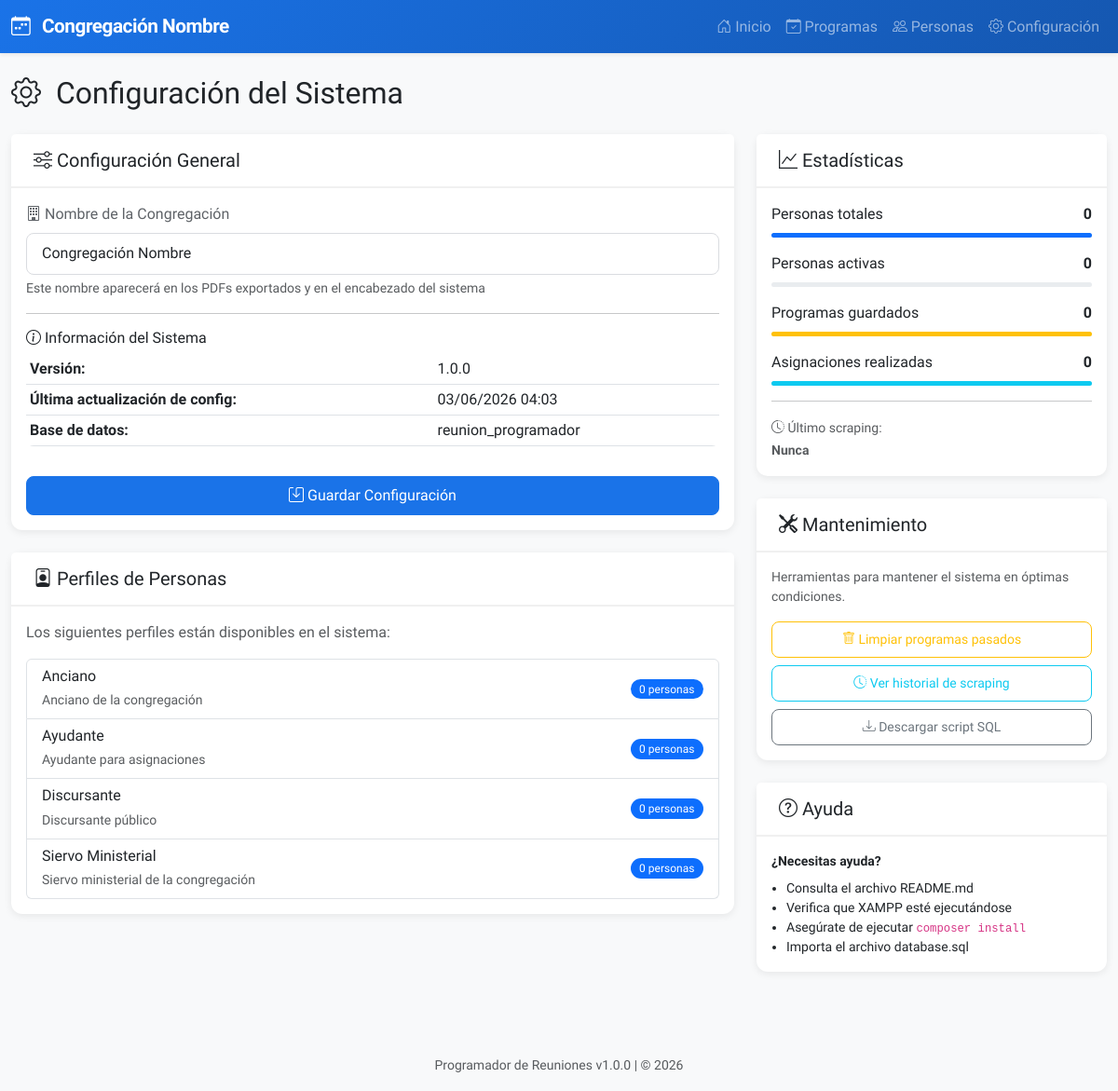
/pages/configuracion.php, run on an earlier commit of the app's database.
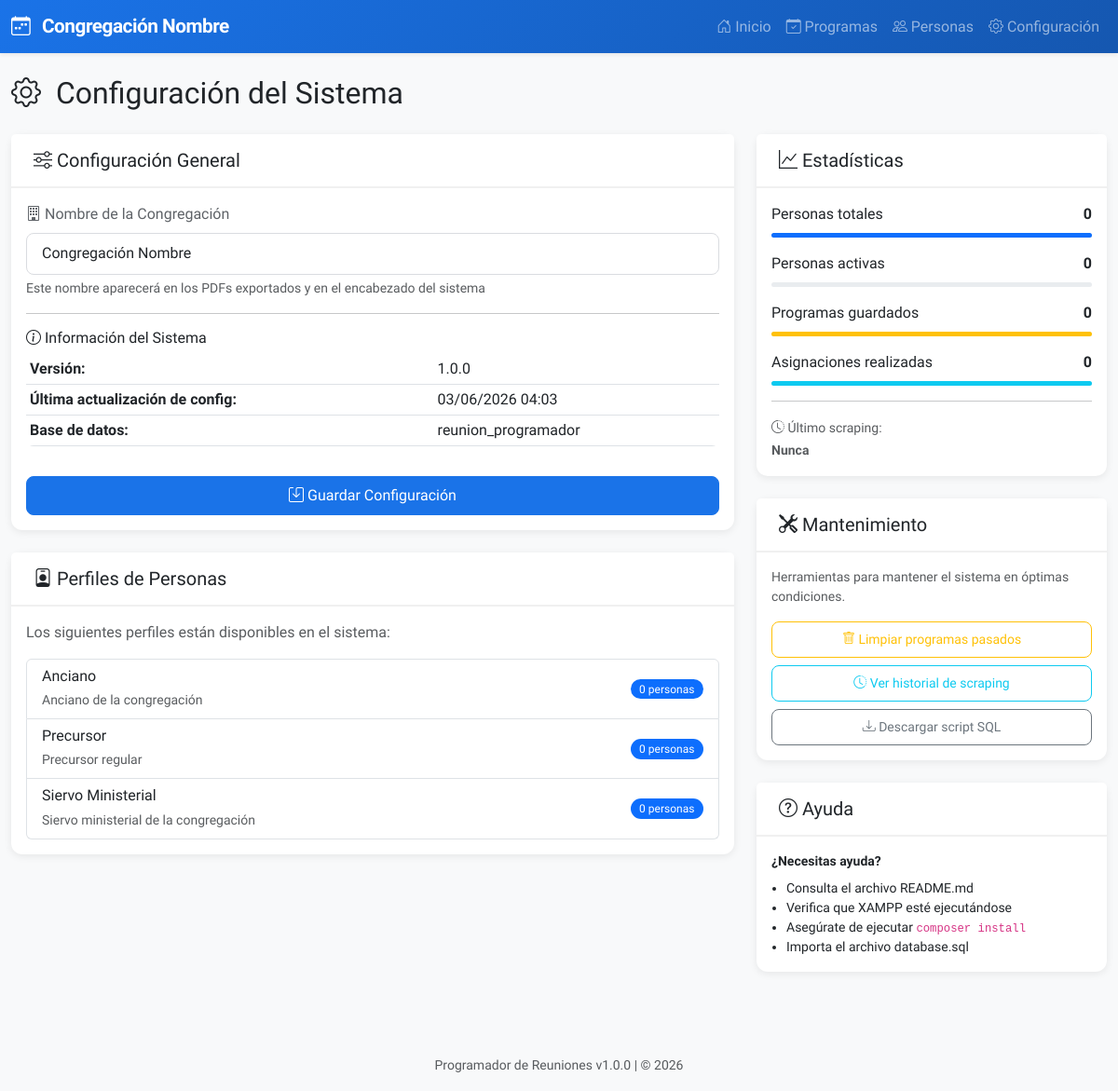
And on a later commit of the database.
### tables this page shows
CREATE TABLE IF NOT EXISTS configuracion (
    id INT PRIMARY KEY AUTO_INCREMENT,
    nombre_congregacion VARCHAR(255) NOT NULL DEFAULT 'Congregación',
    ultima_actualizacion TIMESTAMP DEFAULT CURRENT_TIMESTAMP ON UPDATE CURRENT_TIMESTAMP
);

CREATE TABLE IF NOT EXISTS perfiles (
    id INT PRIMARY KEY AUTO_INCREMENT,
    nombre VARCHAR(50) NOT NULL UNIQUE,
    descripcion TEXT,
    created_at TIMESTAMP DEFAULT CURRENT_TIMESTAMP
);

### config/database.php (called while the page is built, shortened)
<?php
function getDBConnection() {
    try {
        $dsn = "mysql:host=" . DB_HOST . ";dbname=" . DB_NAME . ";charset=" . DB_CHARSET;
        $options = [
            PDO::ATTR_ERRMODE => PDO::ERRMODE_EXCEPTION,
            PDO::ATTR_DEFAULT_FETCH_MODE => PDO::FETCH_ASSOC,
            PDO::ATTR_EMULATE_PREPARES => false,
        ];
        $pdo = new PDO($dsn, DB_USER, DB_PASS, $options);
        return $pdo;
    } catch (PDOException $e) {
        die("Error de conexión: " . $e->getMessage());
    }
}
function executeQuery($sql, $params = []) {
    $pdo = getDBConnection();
    $stmt = $pdo->prepare($sql);
    $stmt->execute($params);
    return $stmt;
}
function fetchOne($sql, $params = []) {
    $stmt = executeQuery($sql, $params);
    return $stmt->fetch();
}
function fetchAll($sql, $params = []) {
    $stmt = executeQuery($sql, $params);
    return $stmt->fetchAll();
}

### config/config.php (called while the page is built, shortened)
<?php
require_once BASE_PATH . '/config/database.php';
function getConfiguracion() {
    return fetchOne("SELECT * FROM configuracion WHERE id = 1");
}

### pages/configuracion.php (the view, shortened to what this page needs)
<?php
require_once __DIR__ . '/../includes/header.php';
$config = getConfiguracion();
$stats = [
    'personas' => fetchOne("SELECT COUNT(*) as total FROM personas")['total'],
    'personas_activas' => fetchOne("SELECT COUNT(*) as total FROM personas WHERE activo = 1")['total'],
    'programas' => fetchOne("SELECT COUNT(*) as total FROM programas_semanales")['total'],
    'asignaciones' => fetchOne("SELECT COUNT(*) as total FROM asignaciones_partes")['total'],
    'ultimo_scraping' => fetchOne("SELECT MAX(fecha_scraping) as fecha FROM historial_scraping")['fecha'] ?? 'Nunca'
];
?>
<div class="row">
    <div class="col-12">
        <div class="d-flex justify-content-between align-items-center mb-4">
            <h1 class="h2 mb-0">
                <i class="bi bi-gear me-2"></i>
                Configuración del Sistema
            </h1>
        </div>
    </div>
</div>
<div class="row">
    <div class="col-md-8">
        <div class="card mb-4">
            <div class="card-header">
                <h5 class="mb-0"><i class="bi bi-sliders"></i> Configuración General</h5>
            </div>
            <div class="card-body">
                <form method="POST" action="configuracion_guardar.php">
                    <div class="mb-3">
                        <label for="nombre_congregacion" class="form-label">
                            <i class="bi bi-building"></i> Nombre de la Congregación
                        </label>
                        <input type="text"
                               class="form-control"
                               id="nombre_congregacion"
                               name="nombre_congregacion"
                               value="<?php echo htmlspecialchars($config['nombre_congregacion']); ?>"
                               required>
                        <div class="form-text">
                            Este nombre aparecerá en los PDFs exportados y en el encabezado del sistema
                        </div>
                    </div>
                    <hr>
                    <div class="mb-3">
                        <h6><i class="bi bi-info-circle"></i> Información del Sistema</h6>
                        <div class="table-responsive">
                            <table class="table table-sm">
                                <tr>
                                    <td><strong>Versión:</strong></td>
                                    <td><?php echo APP_VERSION; ?></td>
                                </tr>
                                <tr>
                                    <td><strong>Última actualización de config:</strong></td>
                                    <td><?php echo date('d/m/Y H:i', strtotime($config['ultima_actualizacion'])); ?></td>
                                </tr>
                                <tr>
                                    <td><strong>Base de datos:</strong></td>
                                    <td><?php echo DB_NAME; ?></td>
                                </tr>
                            </table>
                        </div>
                    </div>
                    <div class="d-grid gap-2">
                        <button type="submit" class="btn btn-primary">
                            <i class="bi bi-save"></i> Guardar Configuración
                        </button>
                    </div>
                </form>
            </div>
        </div>
        <div class="card mb-4">
            <div class="card-header">
                <h5 class="mb-0"><i class="bi bi-person-badge"></i> Perfiles de Personas</h5>
            </div>
            <div class="card-body">
                <p class="text-muted">Los siguientes perfiles están disponibles en el sistema:</p>
                <?php
                $perfiles = fetchAll("SELECT * FROM perfiles ORDER BY nombre");
                ?>
                <div class="list-group">
                    <?php foreach ($perfiles as $perfil): ?>
                    <div class="list-group-item">
                        <div class="d-flex justify-content-between align-items-center">
                            <div>
                                <h6 class="mb-1"><?php echo htmlspecialchars($perfil['nombre']); ?></h6>
                                <small class="text-muted"><?php echo htmlspecialchars($perfil['descripcion']); ?></small>
                            </div>
                            <span class="badge bg-primary rounded-pill">
                                <?php
                                $numPersonas = fetchOne("SELECT COUNT(*) as total FROM personas WHERE perfil_id = ?", [$perfil['id']])['total'];
                                echo $numPersonas . ' ' . ($numPersonas == 1 ? 'persona' : 'personas');
                                ?>
                            </span>
                        </div>
                    </div>
                    <?php endforeach; ?>
                </div>
            </div>
        </div>
    </div>
    <div class="col-md-4">
        <div class="card mb-4">
            <div class="card-header">
                <h5 class="mb-0"><i class="bi bi-graph-up"></i> Estadísticas</h5>
            </div>
            <div class="card-body">
                <div class="mb-3">
                    <div class="d-flex justify-content-between align-items-center mb-2">
                        <span>Personas totales</span>
                        <strong><?php echo $stats['personas']; ?></strong>
                    </div>
                    <div class="progress" style="height: 5px;">
                        <div class="progress-bar bg-primary" style="width: 100%"></div>
                    </div>
                </div>
                <div class="mb-3">
                    <div class="d-flex justify-content-between align-items-center mb-2">
                        <span>Personas activas</span>
                        <strong><?php echo $stats['personas_activas']; ?></strong>
                    </div>
                    <div class="progress" style="height: 5px;">
                    </div>
                </div>
                <div class="mb-3">
                    <div class="d-flex justify-content-between align-items-center mb-2">
                        <span>Programas guardados</span>
                        <strong><?php echo $stats['programas']; ?></strong>
                    </div>
                    <div class="progress" style="height: 5px;">
                        <div class="progress-bar bg-warning" style="width: 100%"></div>
                    </div>
                </div>
                <div class="mb-3">
                    <div class="d-flex justify-content-between align-items-center mb-2">
                        <span>Asignaciones realizadas</span>
                        <strong><?php echo $stats['asignaciones']; ?></strong>
                    </div>
                    <div class="progress" style="height: 5px;">
                        <div class="progress-bar bg-info" style="width: 100%"></div>
                    </div>
                </div>
                <hr>
                <div class="mb-0">
                    <small class="text-muted">
                        <i class="bi bi-clock-history"></i> Último scraping:
                        <br>
                        <strong>
                            <?php
                            if ($stats['ultimo_scraping'] !== 'Nunca') {
                                echo date('d/m/Y H:i', strtotime($stats['ultimo_scraping']));
                            } else {
                                echo 'Nunca';
                            }
                            ?>
                        </strong>
                    </small>
                </div>
            </div>
        </div>
        <div class="card mb-4">
            <div class="card-header">
                <h5 class="mb-0"><i class="bi bi-tools"></i> Mantenimiento</h5>
            </div>
            <div class="card-body">
                <p class="text-muted small">
                    Herramientas para mantener el sistema en óptimas condiciones.
                </p>
                <div class="d-grid gap-2">
                    <button class="btn btn-outline-warning btn-sm"
                            onclick="limpiarProgramasPasados()">
                        <i class="bi bi-trash"></i> Limpiar programas pasados
                    </button>
                    <button class="btn btn-outline-info btn-sm"
                            data-bs-toggle="modal"
                            data-bs-target="#modalHistorial">
                        <i class="bi bi-clock-history"></i> Ver historial de scraping
                    </button>
                    <a href="../database.sql"
                       class="btn btn-outline-secondary btn-sm"
                       download>
                        <i class="bi bi-download"></i> Descargar script SQL
                    </a>
                </div>
            </div>
        </div>
        <div class="card">
            <div class="card-header">
                <h5 class="mb-0"><i class="bi bi-question-circle"></i> Ayuda</h5>
            </div>
            <div class="card-body">
                <p class="small mb-2"><strong>¿Necesitas ayuda?</strong></p>
                <ul class="small ps-3 mb-0">
                    <li>Consulta el archivo README.md</li>
                    <li>Verifica que XAMPP esté ejecutándose</li>
                    <li>Asegúrate de ejecutar <code>composer install</code></li>
                    <li>Importa el archivo database.sql</li>
                </ul>
            </div>
        </div>
    </div>
</div>
<?php require_once __DIR__ . '/../includes/footer.php'; ?>

### includes/header.php (shortened to what this page needs)
<?php
require_once __DIR__ . '/../config/config.php';
$config = getConfiguracion();
?>
<!DOCTYPE html>
<html lang="es">
<head>
    <link href="https://cdn.jsdelivr.net/npm/bootstrap@5.3.0/dist/css/bootstrap.min.css" rel="stylesheet">
    <link rel="stylesheet" href="https://cdn.jsdelivr.net/npm/bootstrap-icons@1.11.0/font/bootstrap-icons.css">
    <link rel="stylesheet" href="<?php echo BASE_URL; ?>assets/css/style.css">
</head>
<body>
    <nav class="navbar navbar-expand-lg navbar-dark bg-primary shadow-sm">
        <div class="container-fluid">
            <a class="navbar-brand fw-bold" href="<?php echo BASE_URL; ?>index.php">
                <i class="bi bi-calendar-week me-2"></i>
                <?php echo $config['nombre_congregacion']; ?>
            </a>
            <div class="collapse navbar-collapse" id="navbarNav">
                <ul class="navbar-nav ms-auto">
                    <li class="nav-item">
                        <a class="nav-link" href="<?php echo BASE_URL; ?>index.php">
                            <i class="bi bi-house-door"></i> Inicio
                        </a>
                    </li>
                    <li class="nav-item">
                        <a class="nav-link" href="<?php echo BASE_URL; ?>pages/programas.php">
                            <i class="bi bi-calendar-check"></i> Programas
                        </a>
                    </li>
                    <li class="nav-item">
                        <a class="nav-link" href="<?php echo BASE_URL; ?>pages/personas.php">
                            <i class="bi bi-people"></i> Personas
                        </a>
                    </li>
                    <li class="nav-item">
                        <a class="nav-link" href="<?php echo BASE_URL; ?>pages/configuracion.php">
                            <i class="bi bi-gear"></i> Configuración
                        </a>
                    </li>
                </ul>
            </div>
        </div>
    </nav>
    <main class="container-fluid py-4">

### includes/footer.php (shortened to what this page needs)
    </main>
    <footer class="bg-light text-center text-muted py-3 mt-5">
        <div class="container">
            <small><?php echo APP_NAME; ?> v<?php echo APP_VERSION; ?> | &copy; <?php echo date('Y'); ?></small>
        </div>
    </footer>
</body>
</html>

### assets/css/style.css (style rules this page uses)
* { font-family: 'Google Sans', -apple-system, BlinkMacSystemFont, 'Segoe UI', Roboto, 'Helvetica Neue', Arial, sans-serif; }
:root { --color-tesoros: #6c757d; --color-maestros: #d4a01e; --color-vida: #8b1538; --color-primary: #1a73e8; }
body { background-color: #f8f9fa; min-height: 100vh; display: flex; flex-direction: column; }
main { flex: 1; }
.navbar { background: linear-gradient(135deg, #1a73e8 0%, #1557b0 100%) !important; }
.navbar-brand { font-size: 1.3rem; letter-spacing: -0.5px; }
.nav-link { font-weight: 500; transition: all 0.3s ease; }
.card { border: none; border-radius: 12px; box-shadow: 0 2px 8px rgba(0, 0, 0, 0.08); transition: all 0.3s ease; }
.card-header { background-color: #fff; border-bottom: 2px solid #f0f0f0; font-weight: 600; font-size: 1.1rem; padding: 1rem 1.5rem; }
.btn { border-radius: 8px; font-weight: 500; padding: 0.5rem 1.2rem; transition: all 0.3s ease; }
.btn-primary { background-color: #1a73e8; border-color: #1a73e8; }
.table { background-color: white; border-radius: 8px; overflow: hidden; }
.badge { border-radius: 6px; padding: 0.4em 0.8em; font-weight: 500; }
.form-label { font-weight: 500; color: #5f6368; margin-bottom: 0.5rem; }
.form-control, .form-select { border-radius: 8px; border: 1px solid #dadce0; padding: 0.6rem 1rem; transition: all 0.3s ease; }

What changed in the data, as far as the page shows it:
removed perfiles: nombre "Ayudante", descripcion "Ayudante para asignaciones", numPersonas "0", shows "personas"
changed perfiles: nombre "Discursante" → "Precursor"; descripcion "Discursante público" → "Precursor regular"
